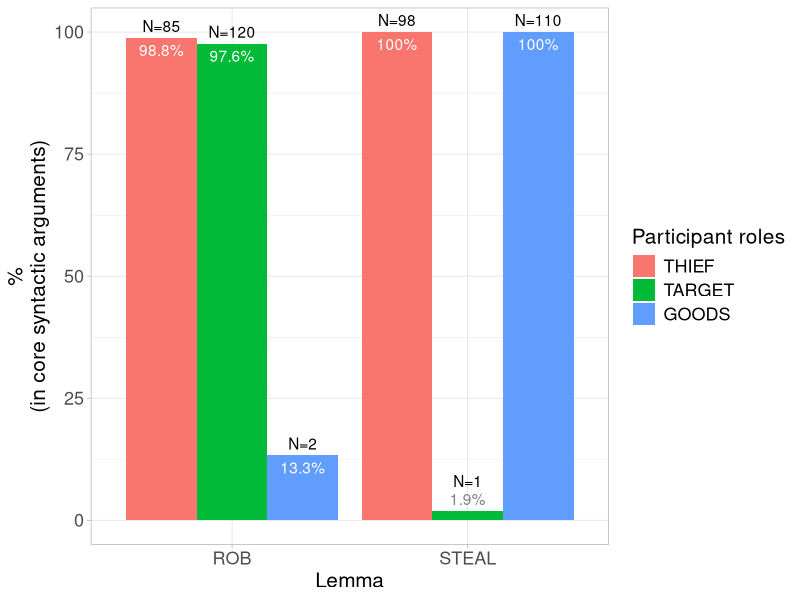
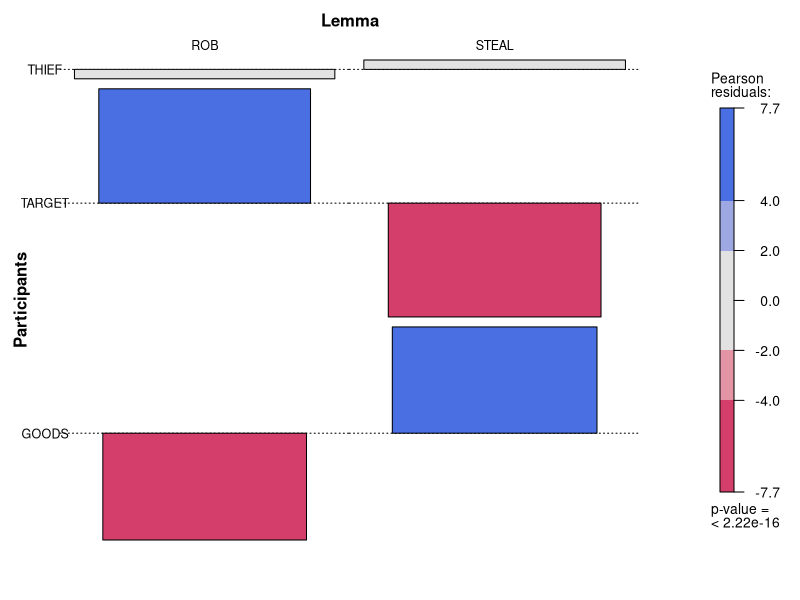
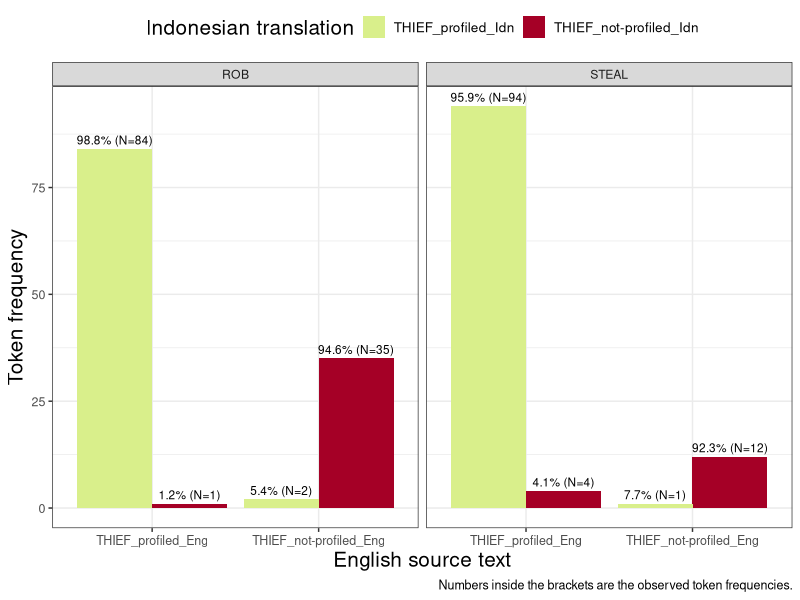
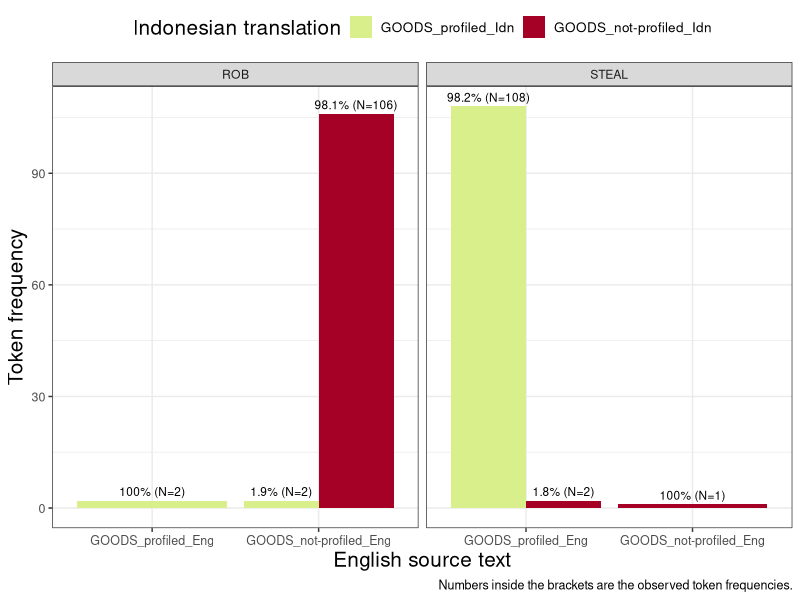
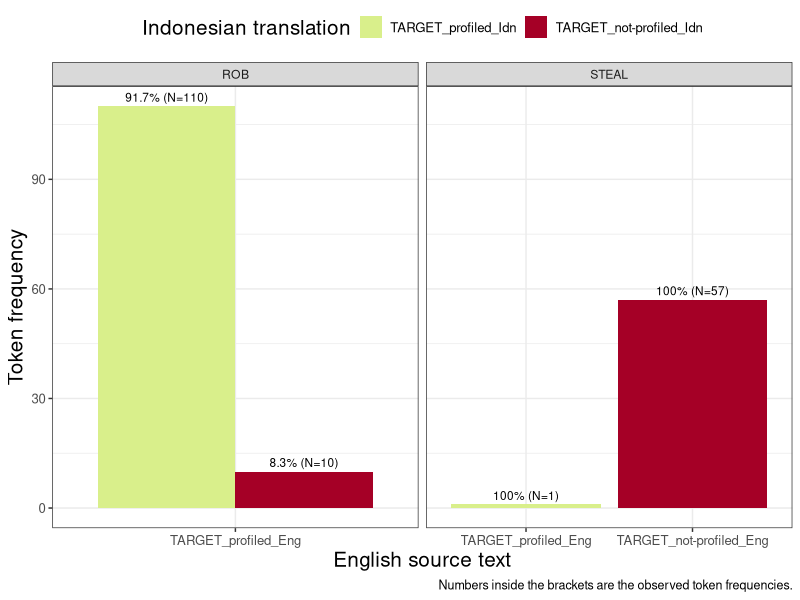
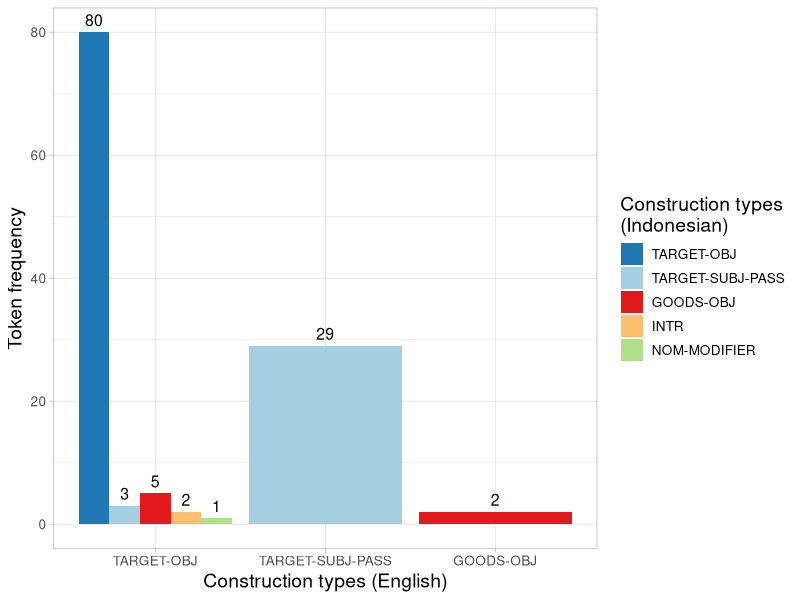
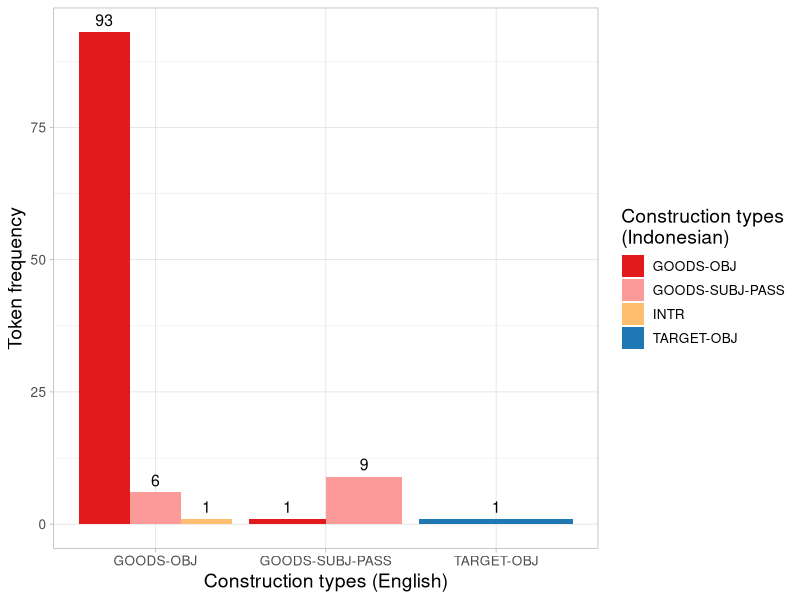
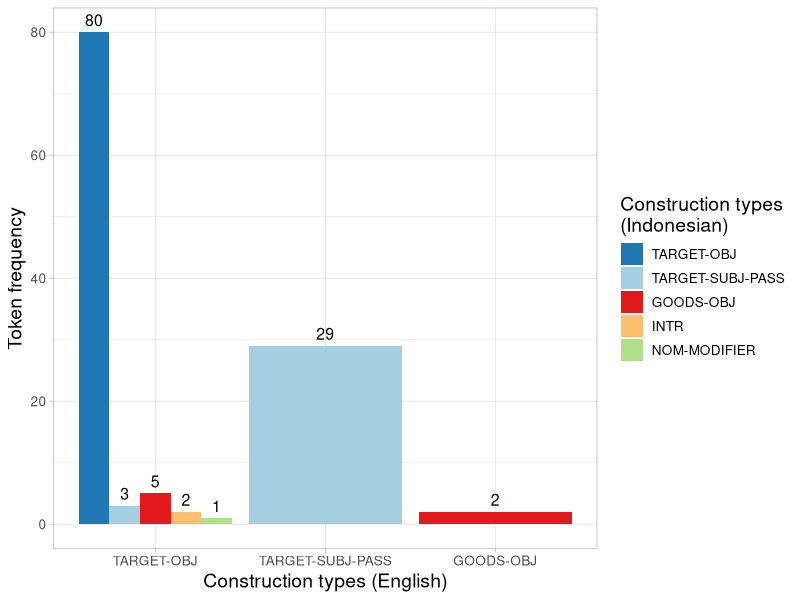

The R script that drew these images, in order:
## ---- chunk 1
# global option chunck
knitr::opts_chunk$set(fig.width = 7, 
                      fig.asp = 0.618,
                      fig.retina = 2,
                      dpi = 300,
                      dev = "png",
                      echo = TRUE,
                      message = FALSE,
                      warning = FALSE)
library(tidyverse)
library(readxl)
library(RColorBrewer)
library(vcd)
## ---- chunk 2
rob <- readr::read_tsv("ROB_sample_conc_main.tsv")
steal <- readr::read_tsv("STEAL_sample_conc_main.tsv")
## ---- chunk 3
rob_eng_profiled_participants <- rob %>% 
  # verbal construction of ROB
  filter(!is.na(CXN_ENG), str_detect(CXN_ENG, "(INTR|NOMINAL)$", negate = TRUE)) %>%
  count(ROLE_ENG_THIEF) %>% 
  rename(is_mentioned = ROLE_ENG_THIEF) %>% 
  mutate(role = "thief") %>% 
  bind_rows(rob %>% 
              # verbal construction of ROB
              filter(!is.na(CXN_ENG), str_detect(CXN_ENG, "(INTR|NOMINAL)$", 
                                                 negate = TRUE)) %>%
              mutate(ROLE_ENG_TARGET = as.logical(ROLE_ENG_TARGET)) %>% 
              count(ROLE_ENG_TARGET) %>% 
              rename(is_mentioned = ROLE_ENG_TARGET) %>% 
              mutate(role = "target")) %>% 
  bind_rows(rob %>% 
              # verbal construction of ROB
              filter(!is.na(CXN_ENG), str_detect(CXN_ENG, "(INTR|NOMINAL)$", 
                                                 negate = TRUE)) %>% 
              mutate(ROLE_ENG_GOODS = as.logical(ROLE_ENG_GOODS)) %>% 
              count(ROLE_ENG_GOODS) %>% 
              rename(is_mentioned = ROLE_ENG_GOODS) %>% 
              mutate(role = "goods")) %>% 
  mutate(role = factor(role, levels = c("thief", "target", "goods"))) %>% 
  group_by(role) %>% 
  arrange(role, desc(is_mentioned)) %>% 
  mutate(perc_mention = round(n/sum(n) * 100, 2)) %>% 
  ungroup()

# binomial test of the profiled participant roles for ROB
rob_eng_profiled_participants_binom <- rob_eng_profiled_participants %>% 
  pivot_wider(-perc_mention, 
              names_from = is_mentioned, 
              values_from = n, 
              values_fill = 0L) %>% 
  mutate(n = `TRUE`+`FALSE`, 
         pbin = map_dbl(pmap(list(x = `TRUE`, n = n), binom.test), "p.value"), 
         pholm = p.adjust(pbin, method = "holm"),
         signif = "ns", 
         signif = if_else(pholm < 0.05, "*", signif), 
         signif = if_else(pholm < 0.01, "**", signif), 
         signif = if_else(pholm < 0.001, "***", signif),
         lemma = "ROB")
## ---- chunk 4
rob_eng_profiled_participants_coreargs <- rob %>% 
  # verbal construction of ROB
  filter(!is.na(CXN_ENG), str_detect(CXN_ENG, "(INTR|NOMINAL)$", negate = TRUE)) %>% 
  count(ROLE_ENG_THIEF, SYN_ENG_THIEF) %>% 
  rename(is_mentioned = ROLE_ENG_THIEF,
         syntax = SYN_ENG_THIEF) %>% 
  mutate(role = "thief") %>% 
  bind_rows(rob %>% 
              # verbal construction of ROB
              filter(!is.na(CXN_ENG), str_detect(CXN_ENG, "(INTR|NOMINAL)$", 
                                                 negate = TRUE)) %>% 
              mutate(ROLE_ENG_TARGET = as.logical(ROLE_ENG_TARGET)) %>% 
              count(ROLE_ENG_TARGET, SYN_ENG_TARGET) %>% 
              rename(is_mentioned = ROLE_ENG_TARGET,
                     syntax = SYN_ENG_TARGET) %>% 
              mutate(role = "target")) %>% 
  bind_rows(rob %>% 
              # verbal construction of ROB
              filter(!is.na(CXN_ENG), str_detect(CXN_ENG, "(INTR|NOMINAL)$", 
                                                 negate = TRUE)) %>% 
              mutate(ROLE_ENG_GOODS = as.logical(ROLE_ENG_GOODS)) %>% 
              count(ROLE_ENG_GOODS, SYN_ENG_GOODS) %>% 
              rename(is_mentioned = ROLE_ENG_GOODS,
                     syntax = SYN_ENG_GOODS) %>% 
              mutate(role = "goods")) %>% 
  mutate(role = factor(role, levels = c("thief", "target", "goods")))
rob_eng_profiled_participants_coreargs <- rob_eng_profiled_participants_coreargs %>% 
  mutate(core_args = TRUE,
         core_args = if_else(is.na(syntax), NA, core_args),
         core_args = if_else(str_detect(syntax, "passive_AGENT|possessive_determiner|PP_complement"), 
                             FALSE, core_args)) %>% 
  group_by(role, core_args) %>% 
  mutate(n_coreargs_by_role = sum(n)) %>% 
  group_by(role) %>% 
  arrange(role, desc(n_coreargs_by_role))

rob_eng_profiled_participants_coreargs_distinct <- rob_eng_profiled_participants_coreargs %>% 
  select(role, core_args, n_coreargs_by_role) %>% 
  distinct() %>% 
  filter(!is.na(core_args)) %>% 
  arrange(role, desc(core_args)) %>% 
  mutate(perc_coreargs_by_role = round(n_coreargs_by_role/sum(n_coreargs_by_role) * 100, digits = 1))

# binomial test of the core profiled participant roles for ROB
rob_eng_profiled_participants_coreargs_binom <- rob_eng_profiled_participants_coreargs_distinct %>% 
  pivot_wider(-perc_coreargs_by_role, names_from = core_args, values_from = n_coreargs_by_role, values_fill = 0L) %>% 
  mutate(n = `TRUE`+`FALSE`, 
         pbin = map_dbl(pmap(list(x = `TRUE`, n = n), binom.test), "p.value"), 
         pholm = p.adjust(pbin, method = "holm"),
         signif = "ns", 
         signif = if_else(pholm < 0.05, "*", signif), 
         signif = if_else(pholm < 0.01, "**", signif), 
         signif = if_else(pholm < 0.001, "***", signif),
         lemma = "ROB",
         perc_coreargs = round(`TRUE`/n * 100, 1),
         perc_non_coreargs = round(`FALSE`/n * 100, 1))
## ---- chunk 5
steal_eng_profiled_participants <- steal %>% 
  # verbal construction of STEAL
  filter(!is.na(CXN_ENG), str_detect(CXN_ENG, "(INTR|NOMINAL|NP|_TRANS)$", negate = TRUE)) %>%
  mutate(ROLE_ENG_THIEF = as.logical(ROLE_ENG_THIEF)) %>% 
  count(ROLE_ENG_THIEF) %>% 
  rename(is_mentioned = ROLE_ENG_THIEF) %>% 
  mutate(role = "thief") %>% 
  bind_rows(steal %>% 
              # verbal construction of STEAL
              filter(!is.na(CXN_ENG), str_detect(CXN_ENG, "(INTR|NOMINAL|NP|_TRANS)$", 
                                                 negate = TRUE)) %>% 
              mutate(ROLE_ENG_TARGET = as.logical(ROLE_ENG_TARGET)) %>% 
              count(ROLE_ENG_TARGET) %>% 
              rename(is_mentioned = ROLE_ENG_TARGET) %>% 
              mutate(role = "target")) %>% 
  bind_rows(steal %>% 
              # verbal construction of STEAL
              filter(!is.na(CXN_ENG), str_detect(CXN_ENG, "(INTR|NOMINAL|NP|_TRANS)$", 
                                                 negate = TRUE)) %>% 
              filter(!is.na(ROLE_ENG_GOODS)) %>% 
              mutate(ROLE_ENG_GOODS = as.logical(ROLE_ENG_GOODS)) %>% 
              count(ROLE_ENG_GOODS) %>% 
              rename(is_mentioned = ROLE_ENG_GOODS) %>% 
              mutate(role = "goods")) %>% 
  mutate(role = factor(role, levels = c("thief", "target", "goods"))) %>% 
  group_by(role) %>% 
  arrange(role, desc(is_mentioned)) %>% 
  mutate(perc_mention = round(n/sum(n) * 100, 2)) %>% 
  ungroup()

# binomial test of the profiled participant roles for STEAL
steal_eng_profiled_participants_binom <- steal_eng_profiled_participants %>% 
  pivot_wider(-perc_mention, names_from = is_mentioned, values_from = n, values_fill = 0L) %>% 
  mutate(n = `TRUE`+`FALSE`, 
         pbin = map_dbl(pmap(list(x = `TRUE`, n = n), binom.test), "p.value"), 
         pholm = p.adjust(pbin, method = "holm"),
         signif = "ns", 
         signif = if_else(pholm < 0.05, "*", signif), 
         signif = if_else(pholm < 0.01, "**", signif), 
         signif = if_else(pholm < 0.001, "***", signif),
         lemma = "STEAL")
## ---- chunk 6
steal_eng_profiled_participants_coreargs <- steal %>% 
  # verbal construction of STEAL
  filter(!is.na(CXN_ENG), str_detect(CXN_ENG, "(INTR|NOMINAL|NP|_TRANS)$", negate = TRUE)) %>%
  count(ROLE_ENG_THIEF, SYN_ENG_THIEF) %>% 
  rename(is_mentioned = ROLE_ENG_THIEF,
         syntax = SYN_ENG_THIEF) %>% 
  mutate(role = "thief",
         is_mentioned = as.logical(is_mentioned)) %>% 
  bind_rows(steal %>% 
              # verbal construction of STEAL
              filter(!is.na(CXN_ENG), str_detect(CXN_ENG, "(INTR|NOMINAL|NP|_TRANS)$", 
                                                 negate = TRUE)) %>% 
              mutate(ROLE_ENG_TARGET = as.logical(ROLE_ENG_TARGET)) %>% 
              count(ROLE_ENG_TARGET, SYN_ENG_TARGET) %>% 
              rename(is_mentioned = ROLE_ENG_TARGET,
                     syntax = SYN_ENG_TARGET) %>% 
              mutate(role = "target")) %>% 
  bind_rows(steal %>% 
              # verbal construction of STEAL
              filter(!is.na(CXN_ENG), str_detect(CXN_ENG, "(INTR|NOMINAL|NP|_TRANS)$", 
                                                 negate = TRUE)) %>% 
              mutate(ROLE_ENG_GOODS = as.logical(ROLE_ENG_GOODS)) %>% 
              count(ROLE_ENG_GOODS, SYN_ENG_GOODS) %>% 
              rename(is_mentioned = ROLE_ENG_GOODS,
                     syntax = SYN_ENG_GOODS) %>% 
              mutate(role = "goods")) %>% 
  mutate(role = factor(role, levels = c("thief", "target", "goods")))
steal_eng_profiled_participants_coreargs <- steal_eng_profiled_participants_coreargs %>% 
  mutate(core_args = TRUE,
         core_args = if_else(is.na(syntax), NA, core_args),
         core_args = if_else(str_detect(syntax, "passive_AGENT|possessive|(?i)PP_complement"), 
                             FALSE, core_args)) %>% 
  group_by(role, core_args) %>% 
  mutate(n_coreargs_by_role = sum(n)) %>% 
  group_by(role) %>% 
  arrange(role, desc(n_coreargs_by_role))

steal_eng_profiled_participants_coreargs_distinct <- steal_eng_profiled_participants_coreargs %>% 
  select(role, core_args, n_coreargs_by_role) %>% 
  distinct() %>% 
  filter(!is.na(core_args)) %>% 
  arrange(role, desc(core_args)) %>% 
  mutate(perc_coreargs_by_role = round(n_coreargs_by_role/sum(n_coreargs_by_role) * 100, digits = 1))


# binomial test of the core profiled participant roles for STEAL
steal_eng_profiled_participants_coreargs_binom <- steal_eng_profiled_participants_coreargs_distinct %>% 
  pivot_wider(-perc_coreargs_by_role, names_from = core_args, values_from = n_coreargs_by_role, values_fill = 0L) %>% 
  mutate(n = `TRUE`+`FALSE`, 
         pbin = map_dbl(pmap(list(x = `TRUE`, n = n), binom.test), "p.value"),
         pholm = p.adjust(pbin, method = "holm"),
         signif = "ns", 
         signif = if_else(pholm < 0.05, "*", signif), 
         signif = if_else(pholm < 0.01, "**", signif), 
         signif = if_else(pholm < 0.001, "***", signif),
         lemma = "STEAL",
         perc_coreargs = round(`TRUE`/n * 100, 1),
         perc_non_coreargs = round(`FALSE`/n * 100, 1))
## ---- chunk 7
eng_profiled_participants <- bind_rows(rob_eng_profiled_participants_binom,
                                       steal_eng_profiled_participants_binom) %>% 
  mutate(perc_mention = round((`TRUE`/n) * 100, 2))

eng_profiled_participants_matrix <- eng_profiled_participants %>% 
  select(role, lemma, `TRUE`) %>% 
  pivot_wider(names_from = lemma, values_from = `TRUE`) %>% 
  data.frame(row.names = 1) %>% 
  as.matrix()
names(attr(eng_profiled_participants_matrix, "dimnames")) <- c("Participant roles", "Lemmas")

eng_profiled_participants_chisq <- chisq.test(eng_profiled_participants_matrix)
eng_profiled_participants_effsizes <- vcd::assocstats(eng_profiled_participants_matrix)
eng_profiled_participants_cramer <- round(eng_profiled_participants_effsizes$cramer, 3)
## ---- chunk 8
eng_profiled_participants_coreargs <- bind_rows(rob_eng_profiled_participants_coreargs_binom,
                                                steal_eng_profiled_participants_coreargs_binom)

eng_profiled_participants_matrix_coreargs <- eng_profiled_participants_coreargs %>% 
  select(role, lemma, `TRUE`) %>% 
  pivot_wider(names_from = lemma, values_from = `TRUE`) %>% 
  data.frame(row.names = 1) %>% 
  as.matrix()
names(attr(eng_profiled_participants_matrix_coreargs, "dimnames")) <- c("Participant roles", "Lemmas")

eng_profiled_participants_chisq_coreargs <- chisq.test(eng_profiled_participants_matrix_coreargs)
eng_profiled_participants_effsizes_coreargs <- vcd::assocstats(eng_profiled_participants_matrix_coreargs)
eng_profiled_participants_cramer_coreargs <- round(eng_profiled_participants_effsizes_coreargs$cramer, 2)
## ---- chunk 9
p1_idn <- eng_profiled_participants_coreargs %>% 
  mutate(role = toupper(role),
         role = factor(role, levels = c("THIEF", "TARGET", "GOODS"))) %>% 
  ggplot(aes(x = lemma, y = perc_coreargs, fill = role)) +
  geom_col(position = position_dodge(.9)) +
  geom_text(aes(label = paste("N=", `TRUE`, sep = "")),
            position = position_dodge(.9),
            vjust = if_else(eng_profiled_participants_coreargs$`TRUE` > 1, -.5, -2)) +
  geom_text(aes(label = paste(perc_coreargs, "%", sep = "")),
            position = position_dodge(.9),
            vjust = if_else(eng_profiled_participants_coreargs$`TRUE` > 1, 1.5, -.5),
            col = if_else(eng_profiled_participants_coreargs$`TRUE` > 1, "white", "gray50")) +
  theme_light() +
  labs(y = "%\n(in core syntactic arguments)",
       x = "Lemma",
       fill = "Participant roles") +
  theme(axis.text = element_text(size = 13),
        axis.title = element_text(size = 15),
        legend.text = element_text(size = 13),
        legend.title = element_text(size = 15))

p1_idn
# ggsave("figs/plot-profiled-participants-eng.png", plot = p1_idn, height = 4.5, width = 7, dpi = 300)
## ---- chunk 10
# png("figs/plot-assocplot-profiled-roles-english.png", width = 7, height = 6, units = "in", res = 600)
vcd::assoc(eng_profiled_participants_matrix_coreargs, shade = TRUE, legend = legend_resbased(fontsize = 10), gp_labels = gpar(fontsize = 9), labeling_args = list(rot_labels = 0, set_varnames = c(Lemmas = "Lemma", `Participant roles` = "Participants"), set_labels = list(`Participant roles` = c("THIEF", "TARGET", "GOODS"))))
# dev.off()
## ---- chunk 11
# only take the transitive verbal and gerundial usages of ROB and STEAL
steal1 <- steal %>% 
  filter(!is.na(CXN_ENG), str_detect(CXN_ENG, "(INTR|NOMINAL|NP|_TRANS)$", negate = TRUE)) %>% # verbal construction of ROB
  mutate(across(matches("^ROLE_(ENG|IDN)_"), as.logical))

rob1 <- rob %>% 
  filter(!is.na(CXN_ENG), str_detect(CXN_ENG, "(INTR|NOMINAL)$", negate = TRUE)) %>% # verbal construction of ROB
  mutate(across(matches("^ROLE_(ENG|IDN)_"), as.logical),
         SYN_IDN_TARGET = replace(SYN_IDN_TARGET, ROLE_IDN_TARGET == FALSE & SYN_IDN_TARGET == "direct_object", NA))
## ---- chunk 12
rob_thief_profile_eng_idn <- rob1 %>% 
  mutate(core_args = if_else(SYN_ENG_THIEF == "passive_AGENT", "FALSE", "TRUE"),
         core_args = if_else(is.na(SYN_ENG_THIEF), "NA", core_args)) %>% 
  filter(core_args != "FALSE") %>% # select only the core argument of THIEF in English
  count(ROLE_ENG_THIEF, ROLE_IDN_THIEF) %>% 
  mutate(across(where(is.logical), function(x) ifelse(x == FALSE, "THIEF_not_mentioned", "THIEF_mentioned"))) %>% 
  rename(English = ROLE_ENG_THIEF,
         Indonesian = ROLE_IDN_THIEF) %>% 
  arrange(desc(n))
rob_thief_profile_eng_idn_matrix <- rob_thief_profile_eng_idn %>% 
  pivot_wider(names_from = Indonesian, values_from = n, values_fill = 0L) %>% 
  column_to_rownames("English") %>% 
  as.matrix()
names(attr(rob_thief_profile_eng_idn_matrix, "dimnames")) <- c("English", "Indonesian")
rob_thief_profile_eng_idn_fye <- fisher.test(rob_thief_profile_eng_idn_matrix)
rob_thief_profile_eng_idn_effsize <- vcd::assocstats(rob_thief_profile_eng_idn_matrix)
rob_thief_profile_eng_idn_phicoeff <- round(rob_thief_profile_eng_idn_effsize$phi, 2)

steal_thief_profile_eng_idn <- steal1 %>% 
  count(ROLE_ENG_THIEF, ROLE_IDN_THIEF) %>% 
  mutate(across(where(is.logical), function(x) ifelse(x == FALSE, "THIEF_not_mentioned", "THIEF_mentioned"))) %>% 
  rename(English = ROLE_ENG_THIEF,
         Indonesian = ROLE_IDN_THIEF) %>% 
  arrange(desc(n))
steal_thief_profile_eng_idn_matrix <- steal_thief_profile_eng_idn %>% 
  pivot_wider(names_from = Indonesian, values_from = n, values_fill = 0L) %>% 
  column_to_rownames("English") %>% 
  as.matrix()
names(attr(steal_thief_profile_eng_idn_matrix, "dimnames")) <- c("English", "Indonesian")
steal_thief_profile_eng_idn_fye <- fisher.test(steal_thief_profile_eng_idn_matrix)
steal_thief_profile_eng_idn_effsize <- vcd::assocstats(steal_thief_profile_eng_idn_matrix)
steal_thief_profile_eng_idn_phicoeff <- round(steal_thief_profile_eng_idn_effsize$phi, 2)
## ---- chunk 13
rob_goods_profile_eng_idn <- rob1 %>% 
  mutate(core_args = if_else(SYN_ENG_GOODS == "PP_complement", "FALSE", "TRUE"),
         core_args = if_else(is.na(SYN_ENG_GOODS), "NA", core_args)) %>% 
  filter(core_args != "FALSE") %>% # select only the core argument of GOODS in English
  count(ROLE_ENG_GOODS, ROLE_IDN_GOODS) %>% 
  mutate(across(where(is.logical), function(x) ifelse(x == FALSE, "GOODS_not_mentioned", "GOODS_mentioned"))) %>% 
  rename(English = ROLE_ENG_GOODS,
         Indonesian = ROLE_IDN_GOODS) %>% 
  # arrange(desc(n))
  arrange(English)
rob_goods_profile_eng_idn_matrix <- rob_goods_profile_eng_idn %>% 
  pivot_wider(names_from = Indonesian, values_from = n, values_fill = 0L) %>% 
  column_to_rownames("English") %>% 
  as.matrix()
names(attr(rob_goods_profile_eng_idn_matrix, "dimnames")) <- c("English", "Indonesian")
rob_goods_profile_eng_idn_matrix <- rob_goods_profile_eng_idn_matrix[ , c(2, 1)]
rob_goods_profile_eng_idn_fye <- fisher.test(rob_goods_profile_eng_idn_matrix)
rob_goods_profile_eng_idn_effsize <- vcd::assocstats(rob_goods_profile_eng_idn_matrix)
rob_goods_profile_eng_idn_phicoeff <- round(rob_goods_profile_eng_idn_effsize$phi, 2)
rob_goods_semantics_eng <- rob1 %>% 
  count(SEM_ENG_GOODS, sort = TRUE) %>% 
  filter(if_all(where(is.character), ~!is.na(.))) %>% 
  mutate(perc = round(n/sum(n) * 100, 1))
rob_goods_semantics_idn <- rob1 %>% 
  count(SEM_IDN_GOODS, sort = TRUE) %>% 
  filter(if_all(where(is.character), ~!is.na(.))) %>% 
  mutate(perc = round(n/sum(n) * 100, 1))

steal_goods_profile_eng_idn <- steal1 %>% 
  count(ROLE_ENG_GOODS, ROLE_IDN_GOODS) %>% 
  mutate(across(where(is.logical), function(x) ifelse(x == FALSE, "GOODS_not_mentioned", "GOODS_mentioned"))) %>% 
  rename(English = ROLE_ENG_GOODS,
         Indonesian = ROLE_IDN_GOODS) %>% 
  # arrange(desc(n))
  arrange(English)
steal_goods_profile_eng_idn_matrix <- steal_goods_profile_eng_idn %>% 
  pivot_wider(names_from = Indonesian, values_from = n, values_fill = 0L) %>% 
  column_to_rownames("English") %>%  
  as.matrix()
names(attr(steal_goods_profile_eng_idn_matrix, "dimnames")) <- c("English", "Indonesian")
steal_goods_profile_eng_idn_matrix <- steal_goods_profile_eng_idn_matrix[, c(2,1)]
steal_goods_profile_eng_idn_fye <- fisher.test(steal_goods_profile_eng_idn_matrix)
steal_goods_profile_eng_idn_effsize <- vcd::assocstats(steal_goods_profile_eng_idn_matrix)
steal_goods_profile_eng_idn_phicoeff <- round(steal_goods_profile_eng_idn_effsize$phi, 2)
steal_goods_semantics_eng <- steal1 %>% 
  count(SEM_ENG_GOODS, sort = TRUE) %>% 
  filter(if_all(where(is.character), ~!is.na(.))) %>% 
  mutate(perc = round(n/sum(n) * 100, 1))
steal_goods_semantics_eng_no_pronoun <- steal1 %>% 
  count(SEM_ENG_GOODS, sort = TRUE) %>% 
  filter(if_all(where(is.character), ~!is.na(.)), SEM_ENG_GOODS != "PRONOUN") %>% 
  mutate(perc = round(n/sum(n) * 100, 1))
steal_goods_semantics_idn <- steal1 %>% 
  count(SEM_IDN_GOODS, sort = TRUE) %>% 
  filter(if_all(where(is.character), ~!is.na(.))) %>% 
  mutate(perc = round(n/sum(n) * 100, 1))
## ---- chunk 14
rob_target_profile_eng_idn <- rob1 %>%
  filter(SYN_ENG_TARGET %in% c("direct_object", "passive_subject")) %>% 
  mutate(ROLE_IDN_TARGET = replace(ROLE_IDN_TARGET, SYN_IDN_TARGET %in% c("nominal_modifier", "possessive_determiner", "pp_complement"), FALSE)) %>% 
  count(ROLE_ENG_TARGET, ROLE_IDN_TARGET) %>%
  mutate(across(where(is.logical), function(x) ifelse(x == FALSE, "TARGET_not_mentioned", "TARGET_mentioned"))) %>%
  rename(English = ROLE_ENG_TARGET,
         Indonesian = ROLE_IDN_TARGET) %>% 
  arrange(desc(n))
rob_target_profile_eng_idn_matrix <- rob_target_profile_eng_idn %>%
  pivot_wider(names_from = Indonesian, values_from = n, values_fill = 0L) %>%
  column_to_rownames("English") %>% 
  data.frame() %>%
  as.matrix()
names(attr(rob_target_profile_eng_idn_matrix, "dimnames")) <- c("English", "Indonesian")
rob_target_animacy <- rob1 %>% 
  count(ANIMACY_ENG_TARGET, name = "n_rob") %>% 
  mutate(perc_rob = round(n_rob/sum(n_rob) * 100, 2)) %>% 
  arrange(desc(n_rob))
rob_target_type <- rob1 %>% 
  count(TYPE_ENG_TARGET, name = "n_rob") %>% 
  mutate(perc_rob = round(n_rob/sum(n_rob) * 100, 2)) %>% 
  arrange(desc(n_rob))
rob_target_semantics <- rob1 %>% 
  count(SEM_ENG_TARGET, name = "n_rob") %>% 
  mutate(perc_rob = round(n_rob/sum(n_rob) * 100, 2)) %>% 
  arrange(desc(n_rob))

# ROB's TARGET is always mentioned in English, but there are few cases where it is not mentioned in the translation. So there is only one variable of interest, namely (not-)mention of the Target in Indonesian, with two outcomes: mention vs. not mention of TARGET. This is the motivation to run the Exact Binomial Test
rob_target_profile_eng_idn_binom <- binom.test(rob_target_profile_eng_idn_matrix)

steal_target_profile_eng_idn <- steal1 %>% 
  filter(!SYN_ENG_TARGET %in% c("possessive_determiner", "possessive_of-phrase", "pp_complement")) %>% 
  count(ROLE_ENG_TARGET, ROLE_IDN_TARGET) %>% 
  mutate(across(where(is.logical), function(x) ifelse(x == FALSE, "TARGET_not_mentioned", "TARGET_mentioned"))) %>% 
  rename(English = ROLE_ENG_TARGET,
         Indonesian = ROLE_IDN_TARGET) %>% 
  arrange(desc(n))
steal_target_profile_eng_idn_matrix <- steal_target_profile_eng_idn %>% 
  pivot_wider(names_from = Indonesian, values_from = n, values_fill = 0L) %>% 
  column_to_rownames("English") %>%  
  as.matrix()
names(attr(steal_target_profile_eng_idn_matrix, "dimnames")) <- c("English", "Indonesian")
steal_target_profile_eng_idn_fye <- fisher.test(steal_target_profile_eng_idn_matrix)
steal_target_profile_eng_idn_effsize <- vcd::assocstats(steal_target_profile_eng_idn_matrix)
steal_target_profile_eng_idn_phicoeff <- steal_target_profile_eng_idn_effsize$phi
steal_target_animacy <- steal1 %>% 
  filter(!is.na(ANIMACY_ENG_TARGET)) %>% 
  count(ANIMACY_ENG_TARGET, name = "n_steal") %>% 
  mutate(perc_steal = round(n_steal/sum(n_steal) * 100, 2)) %>% 
  arrange(desc(n_steal))
steal_target_type <- steal1 %>% 
  filter(!is.na(TYPE_ENG_TARGET)) %>% 
  count(TYPE_ENG_TARGET, name = "n_steal") %>% 
  mutate(perc_steal = round(n_steal/sum(n_steal) * 100, 2)) %>% 
  arrange(desc(n_steal))
steal_target_semantics <- steal1 %>% 
  filter(!is.na(SEM_ENG_TARGET)) %>% 
  count(SEM_ENG_TARGET, name = "n_steal") %>% 
  mutate(perc_steal = round(n_steal/sum(n_steal) * 100, 2)) %>% 
  arrange(desc(n_steal))


rob_steal_target_semantics <- steal_target_semantics %>% 
  full_join(rob_target_semantics, by = "SEM_ENG_TARGET")
rob_steal_target_semantics1 <- rob_steal_target_semantics %>% 
  filter(if_all(where(is.numeric), ~!is.na(.))) %>% 
  mutate(perc_steal = round(n_steal/sum(n_steal) * 100, 1),
         perc_rob = round(n_rob/sum(n_rob) * 100, 1))
rob_steal_target_semantics1_mtx <- rob_steal_target_semantics1 %>% 
  select(matches("^SEM|^n_")) %>% 
  column_to_rownames("SEM_ENG_TARGET") %>% 
  as.matrix()
rob_steal_target_semantics_chisq <- chisq.test(rob_steal_target_semantics1_mtx, correct = FALSE)
steal_target_pbin <- rob_steal_target_semantics1 %>% pull(n_steal) %>% binom.test() %>% .$p.value
rob_target_pbin <- rob_steal_target_semantics1 %>% pull(n_rob) %>% binom.test() %>% .$p.value
## ---- chunk 15
rs_thief_profile_eng_idn <- rob_thief_profile_eng_idn %>% 
  mutate(Lemma = "ROB",
         English = factor(English, levels = unique(English)),
         Indonesian = factor(Indonesian, levels = unique(Indonesian))) %>%
  bind_rows(steal_thief_profile_eng_idn %>% 
              mutate(Lemma = "STEAL",
                     English = factor(English, levels = unique(English)),
                     Indonesian = factor(Indonesian, levels = unique(Indonesian)))) %>% 
  mutate(Lemma = factor(Lemma, levels = c("ROB", "STEAL"))) %>% 
  group_by(Lemma, English) %>% 
  mutate(perc = n / sum(n) * 100,
         perc = round(perc, digits = 1))


p2_thief_eng_idn <- rs_thief_profile_eng_idn %>% 
  # ggplot(aes(x = English, y = perc, fill = Indonesian)) +
  # geom_col() + 
  # geom_text(aes(label = ifelse(rs_thief_profile_eng_idn$perc > 5, n, "")),
  #           position = position_stack(vjust = 0.5)) +
  ggplot(aes(x = English, y = n, fill = Indonesian)) +
  geom_col(position = position_dodge(.9)) +
  geom_text(aes(label = paste(perc, "% (N=", n, ")", sep = "")),
            position = position_dodge(.9), vjust = -.5, size = 3) +
  facet_wrap(~Lemma, scales = "free_x") +
  theme_bw() +
  scale_x_discrete(labels = c("THIEF_profiled_Eng", "THIEF_not-profiled_Eng")) +
  scale_fill_manual(values = brewer.pal(11, "RdYlGn")[c(7, 1)],
                    labels = c("THIEF_profiled_Idn", "THIEF_not-profiled_Idn"),
                    name = "Indonesian translation") +
  labs(y = "Token frequency",
       # y = "Persentase",
       caption = "Numbers inside the brackets are the observed token frequencies.",
       x = "English source text") +
  theme(axis.text = element_text(size = 9),
        axis.title = element_text(size = 15),
        legend.title = element_text(size = 15),
        legend.text = element_text(size = 9.75),
        legend.position = "top",
        plot.caption = element_text(size = 9))

p2_thief_eng_idn

# ggsave("figs/plot-profiled-participants-THIEF-all-verbs.png", plot = p2_thief_eng_idn, height = 5, width = 7.5, dpi = 300)
## ---- chunk 16

rs_goods_profile_eng_idn <- rob_goods_profile_eng_idn %>% 
  mutate(Lemma = "ROB",
         English = factor(English, levels = unique(English)),
         Indonesian = factor(Indonesian, levels = unique(Indonesian))) %>%
  bind_rows(steal_goods_profile_eng_idn %>% 
              mutate(Lemma = "STEAL",
                     English = factor(English, levels = unique(English)),
                     Indonesian = factor(Indonesian, levels = unique(Indonesian)))) %>% 
  mutate(Lemma = factor(Lemma, levels = c("ROB", "STEAL"))) %>% 
  group_by(Lemma, English) %>% 
  mutate(perc = n / sum(n) * 100,
         perc = round(perc, digits = 1))

p2_goods_eng_idn <- rs_goods_profile_eng_idn %>% 
  # ggplot(aes(x = English, y = perc, fill = Indonesian)) +
  # geom_col() + 
  # geom_text(aes(label = ifelse(rs_goods_profile_eng_idn$perc > 10, n, "")),
  #           position = position_stack(vjust = 0.5)) +
  ggplot(aes(x = English, y = n, fill = Indonesian)) +
  geom_col(position = position_dodge(.9)) +
  geom_text(aes(label = paste(perc, "% (N=", n, ")", sep = "")),
            position = position_dodge(.9), vjust = -.5, size = 3) +
  facet_wrap(~Lemma, scales = "free_x") +
  theme_bw() +
  scale_x_discrete(labels = c("GOODS_profiled_Eng", "GOODS_not-profiled_Eng")) +
  scale_fill_manual(values = brewer.pal(11, "RdYlGn")[c(7, 1)],
                    labels = c("GOODS_profiled_Idn", "GOODS_not-profiled_Idn"),
                    name = "Indonesian translation") +
  labs(y = "Token frequency",
       # y = "Persentase",
       caption = "Numbers inside the brackets are the observed token frequencies.",
       x = "English source text") +
  theme(axis.text = element_text(size = 9),
        axis.title = element_text(size = 15),
        legend.title = element_text(size = 15),
        legend.text = element_text(size = 9.75),
        legend.position = "top",
        plot.caption = element_text(size = 9))
p2_goods_eng_idn

# ggsave("figs/plot-profiled-participants-GOODS-all-verbs.png", plot = p2_goods_eng_idn, height = 5, width = 7.5, dpi = 300)
## ---- chunk 17
rs_target_profile_eng_idn <- rob_target_profile_eng_idn %>% 
  mutate(Lemma = "ROB",
         English = factor(English, levels = unique(English)),
         Indonesian = factor(Indonesian, levels = unique(Indonesian))) %>%
  bind_rows(steal_target_profile_eng_idn %>% 
              mutate(Lemma = "STEAL",
                     English = factor(English, levels = unique(English)),
                     Indonesian = factor(Indonesian, levels = unique(Indonesian)))) %>% 
  mutate(Lemma = factor(Lemma, levels = c("ROB", "STEAL"))) %>% 
  group_by(Lemma, English) %>% 
  mutate(perc = n / sum(n) * 100,
         perc = round(perc, digits = 1))


p2_target_eng_idn <- rs_target_profile_eng_idn %>% 
  # ggplot(aes(x = English, y = perc, fill = Indonesian)) +
  # geom_col() + 
  # geom_text(aes(label = ifelse(rs_target_profile_eng_idn$perc > 10, n, "")),
  #           position = position_stack(vjust = 0.5)) +
  ggplot(aes(x = English, y = n, fill = Indonesian)) +
  geom_col(position = position_dodge(.9)) +
  geom_text(aes(label = paste(perc, "% (N=", n, ")", sep = "")),
            position = position_dodge(.9), vjust = -.5, size = 3) +
  facet_wrap(~Lemma, scales = "free_x") +
  theme_bw() +
  scale_x_discrete(labels = c("TARGET_profiled_Eng", "TARGET_not-profiled_Eng")) +
  scale_fill_manual(values = brewer.pal(11, "RdYlGn")[c(7, 1)],
                    labels = c("TARGET_profiled_Idn", "TARGET_not-profiled_Idn"),
                    name = "Indonesian translation") +
  labs(y = "Token frequency",
       # y = "Persentase",
       caption = "Numbers inside the brackets are the observed token frequencies.",
       x = "English source text") +
  theme(axis.text = element_text(size = 9.5),
        axis.title = element_text(size = 15),
        legend.title = element_text(size = 15),
        legend.text = element_text(size = 9.5),
        legend.position = "top",
        plot.caption = element_text(size = 9))
p2_target_eng_idn

# ggsave("figs/plot-profiled-participants-TARGET-all-verbs.png", plot = p2_target_eng_idn, height = 5, width = 7.5, dpi = 300)
## ---- chunk 18
## count of constructional patterns for ROB======
### English data
rob_cxn_eng <- rob1 %>% 
  count(CXN_ENG, sort = TRUE, name = "N_CXN_ENG") %>% 
  filter(!is.na(CXN_ENG), str_detect(CXN_ENG, "-PP$", negate = TRUE))

### Indonesian translation data
rob_cxn_idn <- rob1 %>% 
  count(CXN_IDN, sort = TRUE, name = "N_CXN_IDN") %>% 
  filter(!is.na(CXN_IDN))

### x-tab for English and Indonesian data
rob_cxn <- rob1 %>% 
  count(CXN_ENG, CXN_IDN, sort = TRUE, name = "a") %>% 
  filter(CXN_ENG != "TARGET-PP") %>% 
  mutate(CXN_ENG_lab = factor(CXN_ENG, levels = unique(CXN_ENG)),
         CXN_IDN_col = factor(CXN_IDN, levels = unique(CXN_IDN)))

## count of constructional patterns for STEAL======
### English data
steal_cxn_eng <- steal1 %>% 
  count(CXN_ENG, sort = TRUE, name = "N_CXN_ENG") %>% 
  filter(!is.na(CXN_ENG))

### Indonesian translation data
steal_cxn_idn <- steal1 %>% 
  count(CXN_IDN, sort = TRUE, name = "N_CXN_IDN") %>% 
  filter(!is.na(CXN_IDN))

### x-tab for English and Indonesian data
steal_cxn <- steal1 %>% 
  count(CXN_ENG, CXN_IDN, sort = TRUE, name = "a") %>% 
  mutate(CXN_ENG_lab = factor(CXN_ENG, levels = unique(CXN_ENG)),
         CXN_IDN_col = factor(CXN_IDN, levels = unique(CXN_IDN)))

brew_paired <- brewer.pal(brewer.pal.info[rownames(brewer.pal.info) == "Paired", 1], "Paired")
cxn_idn <- unique(c(rob_cxn$CXN_IDN, steal_cxn$CXN_IDN))
brew_paired_selected <- brew_paired[c(2, 1, 6, 7, 3, 5)]
names(brew_paired_selected) <- cxn_idn
cxn_idn_colours <- brew_paired_selected

## ---- chunk 19
fye_compute <- function(a, b, c, d, alt) {
  return(fisher.test(matrix(c(a, b, c, d), nrow = 2), alternative = alt)$p.value)
}

oddsratio <- function(a, b, c, d, alt) {
  return(fisher.test(matrix(c(a, b, c, d), nrow = 2), alternative = alt)$estimate)
}

phicoefficient <- function(a, b, c, d) {
  return(round(vcd::assocstats(matrix(c(a, b, c, d), nrow = 2))$phi, digits = 2))
}
## ---- chunk 20
p1_rob_cxn_idn <- rob_cxn %>% 
  ggplot(aes(x = CXN_ENG_lab, y = a, fill = CXN_IDN_col)) + 
  geom_col(position = position_dodge(.9)) +
  geom_text(aes(label = a), 
            position = position_dodge(.9), 
            vjust = -.5,
            size = 4) +
  labs(x = "Construction types (English)",
       y = "Token frequency",
       fill = "Construction types\n(Indonesian)") +
  theme_light() +
  theme(axis.text = element_text(size = 9.75),
        axis.title = element_text(size = 14),
        legend.text = element_text(size = 9.75),
        legend.title = element_text(size = 14),
        plot.title = element_text(size = 15)) +
  scale_fill_manual(values = cxn_idn_colours[names(cxn_idn_colours) %in% unique(rob_cxn$CXN_IDN)])

p1_rob_cxn_idn

ggsave("figs/plot-cxn-equivalence-ROB.png", plot = p1_rob_cxn_idn, height = 6, width = 8, dpi = 300)
  
## ---- chunk 21
## FYE computation=======
rob_cxn_fye <- rob_cxn %>% 
  select(-CXN_ENG_lab, -CXN_IDN_col) %>% 
  complete(CXN_ENG, CXN_IDN, fill = list(a = 0L)) %>% 
  left_join(rob_cxn_eng, by = "CXN_ENG") %>% 
  left_join(rob_cxn_idn, by = "CXN_IDN") %>% 
  mutate(perc = (a/N_CXN_ENG) * 100,
         SUM = sum(a),
         b = N_CXN_ENG - a,
         c = N_CXN_IDN - a,
         d = SUM - (a + b + c),
         a_exp = (N_CXN_ENG * N_CXN_IDN)/SUM,
         assoc = if_else(a > a_exp, "attraction", "repulsion"),
         alt = if_else(a > a_exp, "greater", "less"),
         pfye = pmap_dbl(list(a, b, c, d, alt), fye_compute),
         collstr = if_else(alt == "greater", -log10(pfye), log10(pfye)),
         pholm = p.adjust(pfye, method = "holm"),
         signif_fye = if_else(pfye < 0.05, TRUE, FALSE),
         signif_holm = if_else(pholm < 0.05, TRUE, FALSE),
         signif_holm_dec = if_else(pholm < 0.05 & pholm > 0.01, "*", "ns"),
         signif_holm_dec = if_else(pholm < 0.01 & pholm > 0.001, "**", signif_holm_dec),
         signif_holm_dec = if_else(pholm < 0.001, "***", signif_holm_dec),
         odds_ratio = pmap_dbl(list(a, b, c, d, alt), oddsratio),
         phi = pmap_dbl(list(a, b, c, d), phicoefficient))
rob_cxn_fye_short <- rob_cxn_fye %>% 
  select(-N_CXN_ENG, -N_CXN_IDN, -SUM, -b, -c, -d, -a_exp, -alt, -signif_fye, -signif_holm) %>% 
  arrange(desc(collstr))
rob_cxn_fye_significant <- rob_cxn_fye_short %>% 
  filter(signif_holm_dec != "ns", pholm < 0.001)
## ---- chunk 22
steal_colours <- cxn_idn_colours[names(cxn_idn_colours) %in% unique(steal_cxn$CXN_IDN)]
steal_colours <- steal_colours[order(names(steal_colours))]
p1_steal_cxn_idn <- steal_cxn %>% 
  ggplot(aes(x = CXN_ENG_lab, y = a, fill = CXN_IDN_col)) + 
  geom_col(position = position_dodge(.9)) +
  geom_text(aes(label = a), 
            position = position_dodge(.9), 
            vjust = -.5,
            size = 4) +
  labs(x = "Construction types (English)",
       y = "Token frequency",
       fill = "Construction types\n(Indonesian)") +
  theme_light() +
  theme(axis.text = element_text(size = 9.75),
        axis.title = element_text(size = 14),
        legend.text = element_text(size = 9.75),
        legend.title = element_text(size = 14),
        plot.title = element_text(size = 15)) +
  scale_fill_manual(values = steal_colours)

p1_steal_cxn_idn

ggsave("figs/plot-cxn-equivalence-STEAL.png", plot = p1_steal_cxn_idn, height = 6, width = 8, dpi = 300)
  
## ---- chunk 23
## FYE computation=======
steal_cxn_fye <- steal_cxn %>% 
  select(-CXN_ENG_lab, -CXN_IDN_col) %>% 
  complete(CXN_ENG, CXN_IDN, fill = list(a = 0L)) %>% 
  left_join(steal_cxn_eng, by = "CXN_ENG") %>% 
  left_join(steal_cxn_idn, by = "CXN_IDN") %>% 
  mutate(perc = (a/N_CXN_ENG) * 100,
         SUM = sum(a),
         b = N_CXN_ENG - a,
         c = N_CXN_IDN - a,
         d = SUM - (a + b + c),
         a_exp = (N_CXN_ENG * N_CXN_IDN)/SUM,
         assoc = if_else(a > a_exp, "attraction", "repulsion"),
         alt = if_else(a > a_exp, "greater", "less"),
         pfye = pmap_dbl(list(a, b, c, d, alt), fye_compute),
         collstr = if_else(alt == "greater", -log10(pfye), log10(pfye)),
         pholm = p.adjust(pfye, method = "holm"),
         signif_fye = if_else(pfye < 0.05, TRUE, FALSE),
         signif_holm = if_else(pholm < 0.05, TRUE, FALSE),
         signif_holm_dec = if_else(pholm < 0.05 & pholm > 0.01, "*", "ns"),
         signif_holm_dec = if_else(pholm < 0.01 & pholm > 0.001, "**", signif_holm_dec),
         signif_holm_dec = if_else(pholm < 0.001, "***", signif_holm_dec),
         odds_ratio = pmap_dbl(list(a, b, c, d, alt), oddsratio),
         phi = pmap_dbl(list(a, b, c, d), phicoefficient))
steal_cxn_fye_short <- steal_cxn_fye %>% 
  select(-N_CXN_ENG, -N_CXN_IDN, -SUM, -b, -c, -d, -a_exp, -alt, -signif_fye, -signif_holm) %>% 
  arrange(desc(collstr))
steal_cxn_fye_significant <- steal_cxn_fye_short %>% 
  filter(signif_holm_dec != "ns", pholm < 0.001)
